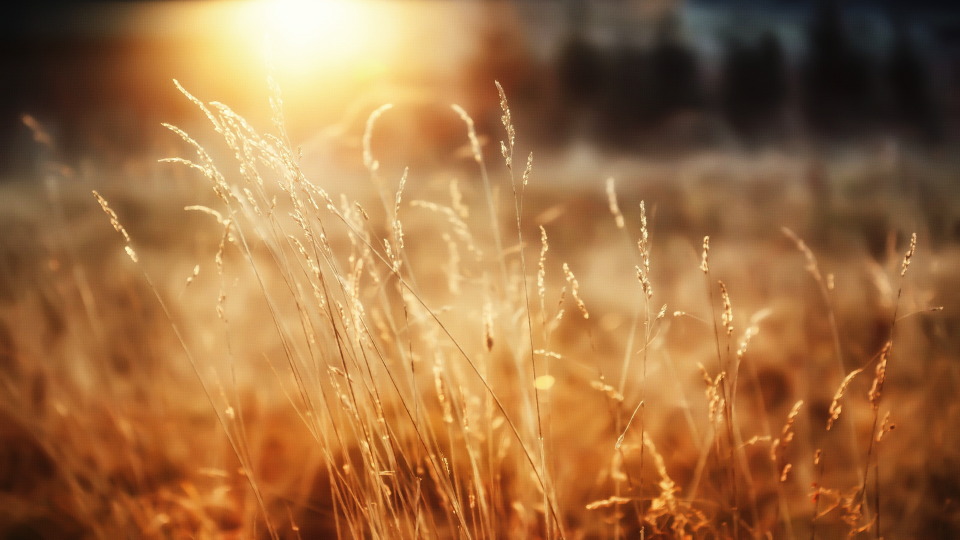
#> input picture 2-Basic_Operations/Sample_Image.png, 1920 x 1080 px (shown at 1/2 size)
$ python cropping.py
#> lines starting #> are read from the running program, lines starting #| are printed output that depends on the picture
import cv2 as cv

img = cv.imread('Sample_Image.png')
#> img is the input picture: shape (1080, 1920, 3); mean B, G, R 66, 110.9, 158.6

print(img.shape) # (1080, 1920, 3)
#| (1080, 1920, 3)

cropped_img = img[360:720, 640:1280]
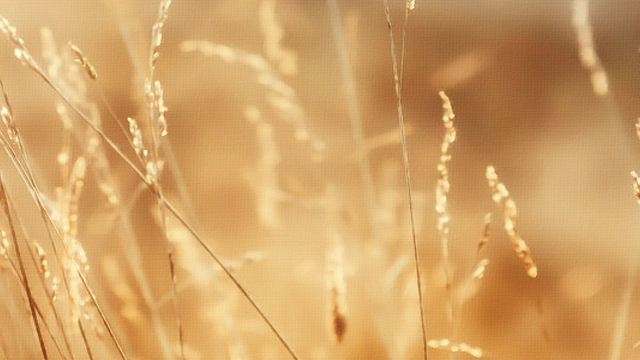
#> cropped_img: shape (360, 640, 3); mean B, G, R 102.6, 162.7, 209.8

print(cropped_img.shape)
#| (360, 640, 3)

cv.imshow('Img', img)
cv.imshow('Cropped_img', cropped_img)

cv.waitKey(0)
